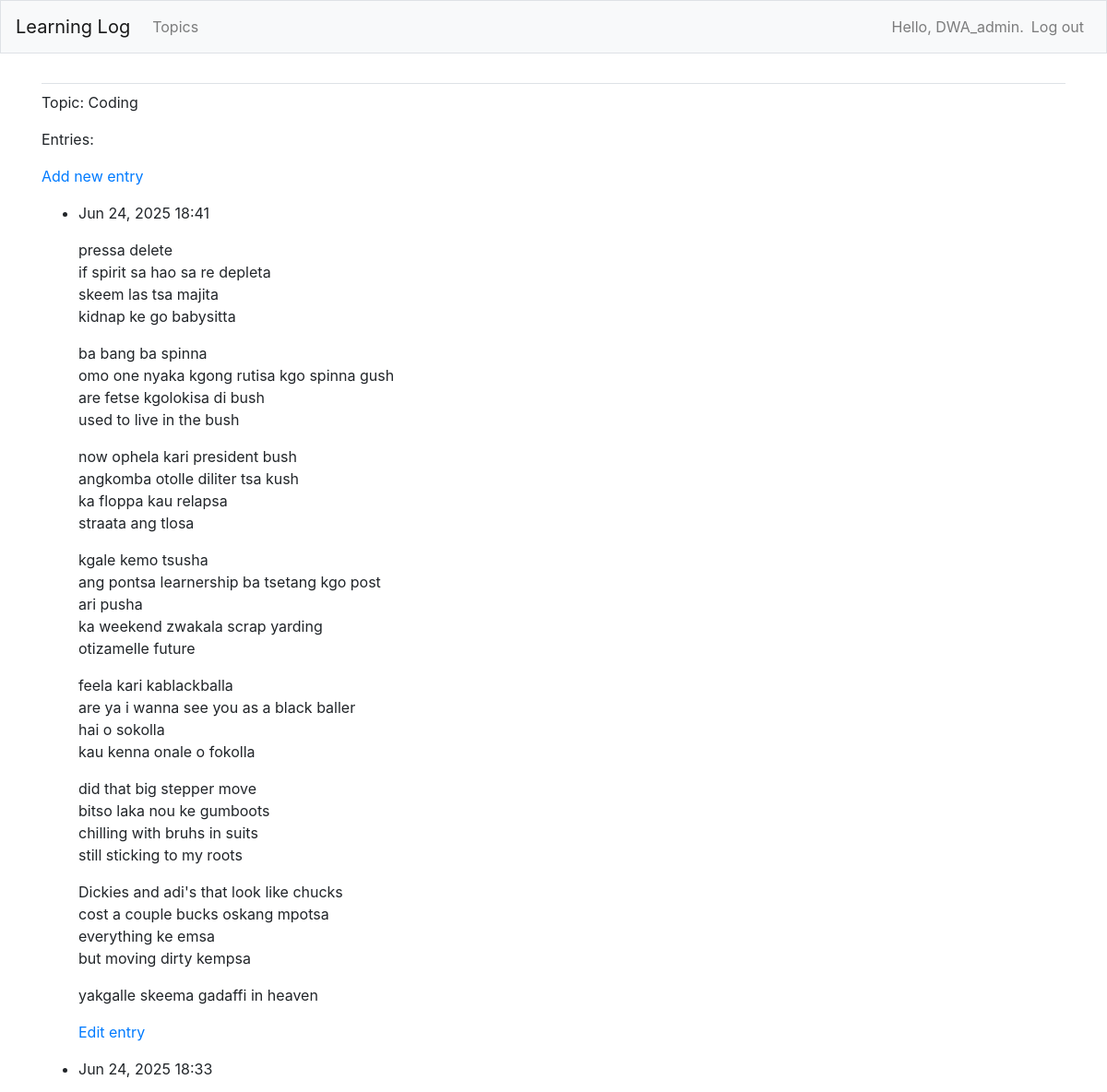
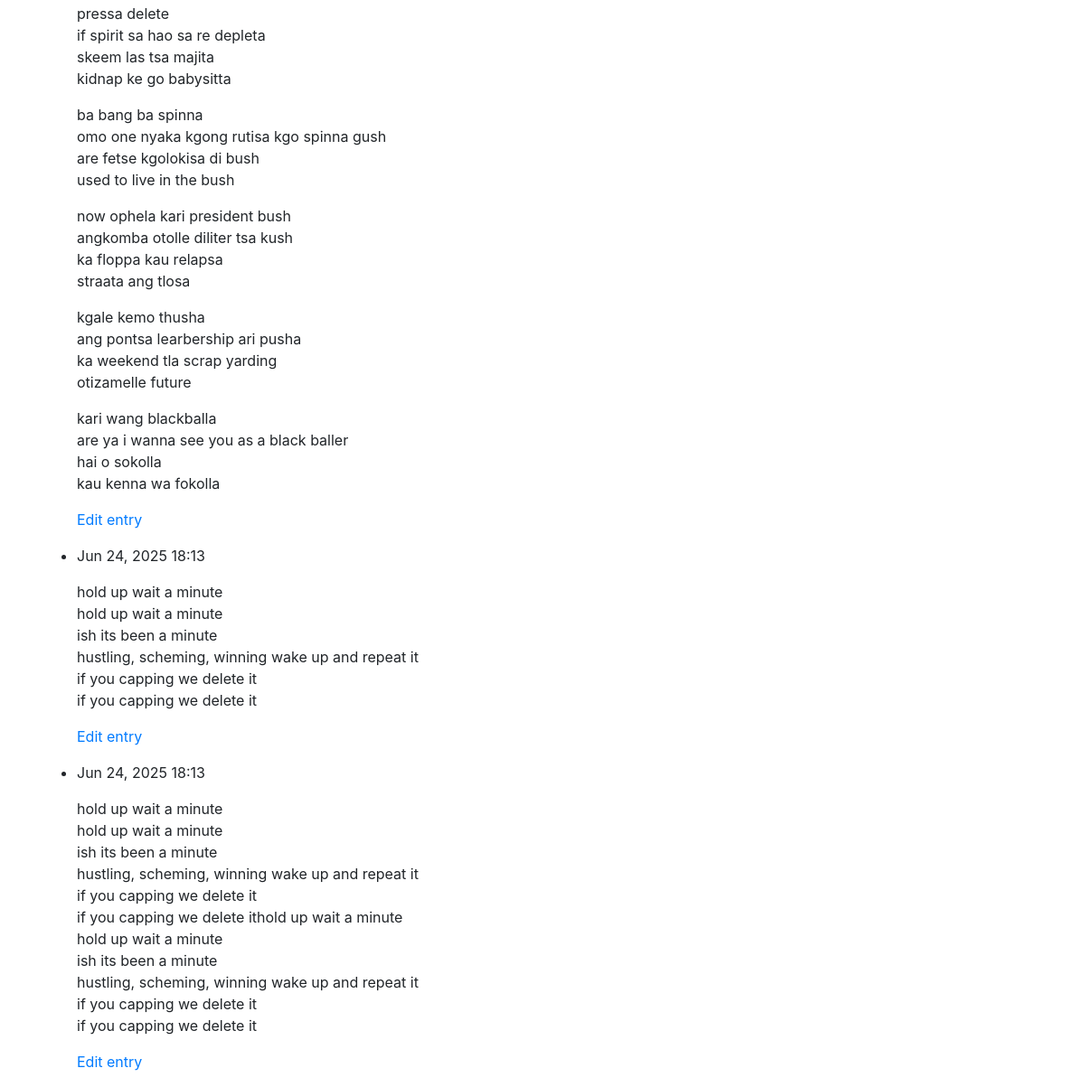
The page /topics/3/ (signed in) on the database its author committed (2 pictures, top to bottom).
### learnin_logs/models.py (models this page shows, shortened)
class Topic(models.Model):
    text = models.CharField(max_length=200)
    date_added= models.DateTimeField(auto_now_add=True)
    owner = models.ForeignKey(User, on_delete = models.CASCADE)
    def __str__(self):
        return self.text

class Entry(models.Model):
    topic = models.ForeignKey(Topic, on_delete=models.CASCADE)
    text = models.TextField()
    date_added = models.DateTimeField(auto_now_add=True)
    class Meta:
        verbose_name_plural = 'entries'

### learnin_logs/views.py (the view)
# urls.py: path('topics/<int:topic_id>/', views.topic, name ='topic'),
@login_required
def topic(request, topic_id):
    topic = Topic.objects.get(id = topic_id)
    if topic.owner != request.user:
        raise Http404
    entries = topic.entry_set.order_by('-date_added')
    context = {'topic': topic, 'entries': entries}
    return render(request, 'learnin_logs/topic.html', context)

### learnin_logs/templates/learnin_logs/topic.html
{% extends 'learnin_logs/base.html' %}
{% block content %}
<p>Topic: {{ topic }}</p>
<p>Entries: </p>
<p>
  <a href="{% url 'learnin_logs:new_entry' topic.id %}">
    Add new entry
  </a>
</p>
<ul>
    {% for entry in entries %}
      <li>
        <p>{{ entry.date_added|date:'M d, Y H:i' }}</p>
        <p>{{ entry.text|linebreaks  }}</p>
        <p>
          <a href="{% url 'learnin_logs:edit_entry' entry.id %}">
            Edit entry
          </a>
        </p>
      </li>
    {% empty %}
      <li>There are no entries for this topic yet.</li>
    {% endfor %}
</ul>
{% endblock content %}

### learnin_logs/templates/learnin_logs/base.html (shortened to what this page needs)
{% load static %}
{% load bootstrap4 %}
<!doctype html>
<html lang="en">
<head>
    {% bootstrap_css %}
</head>
<body>
    <nav class="navbar navbar-expand-md navbar-light bg-light mb-4 border">
        <a class="navbar-brand" href="{% url 'learnin_logs:index' %}">
            Learning Log
        </a>
        <div class="collapse navbar-collapse" id="navbarCollapse">
            <ul class="navbar-nav mr-auto">
                <li class="nav-item">
                    <a class="nav-link" href="{% url 'learnin_logs:topics' %}">
                        Topics
                    </a>
                </li>
            </ul>
            <ul class="navbar-nav ml-auto">
                {% if user.is_authenticated %}
                    <li class="nav-item">
                        <span class="navbar-text">Hello, {{ user.username }}.</span>
                    </li>
                    <li class="nav-item">
                        <a class="nav-link" href="{% url 'users:logout' %}">Log out</a>
                    </li>
                {% endif %}
            </ul>
        </div>
    </nav>
    <main role="main" class="container">
        <div class="pb-2 mb-2 border-bottom">
        </div>
        <div>
            {% block content %}{% endblock content %}
        </div>
    </main>
</body>
</html>

### rows shown on the page
Topic: text "Coding"
Entry: date_added "Jun 24, 2025 18:41", text "pressa delete if spirit sa hao sa re depleta skeem las tsa majita kidnap ke go babysitta ba bang ba spinna omo one nyaka kgong rutisa kgo spinna gush are fetse kgolokisa di bush used to live in the bush now ophela kari president bush angkomba otolle diliter tsa kush ka floppa kau relapsa straata ang tlosa kgale kemo tsusha ang pontsa learnership ba tsetang kgo post ari pusha ka weekend zwakala scrap yarding otizamelle future feela kari kablackballa are ya i wanna see you as a black baller hai o sokolla kau kenna onale o fokolla did that big stepper move bitso laka nou ke gumboots chilling with bruhs in suits still sticking to my roots Dickies and adi's that look like chucks cost a couple…"
Entry: date_added "Jun 24, 2025 18:33", text "pressa delete if spirit sa hao sa re depleta skeem las tsa majita kidnap ke go babysitta ba bang ba spinna omo one nyaka kgong rutisa kgo spinna gush are fetse kgolokisa di bush used to live in the bush now ophela kari president bush angkomba otolle diliter tsa kush ka floppa kau relapsa straata ang tlosa kgale kemo thusha ang pontsa learbership ari pusha ka weekend tla scrap yarding otizamelle future kari wang blackballa are ya i wanna see you as a black baller hai o sokolla kau kenna wa fokolla"
Entry: date_added "Jun 24, 2025 18:13", text "hold up wait a minute hold up wait a minute ish its been a minute hustling, scheming, winning wake up and repeat it if you capping we delete it if you capping we delete it"
Entry: date_added "Jun 24, 2025 18:13", text "hold up wait a minute hold up wait a minute ish its been a minute hustling, scheming, winning wake up and repeat it if you capping we delete it if you capping we delete ithold up wait a minute hold up wait a minute ish its been a minute hustling, scheming, winning wake up and repeat it if you capping we delete it if you capping we delete it"

### other values the page prints
{{ user.username }} "DWA_admin"
